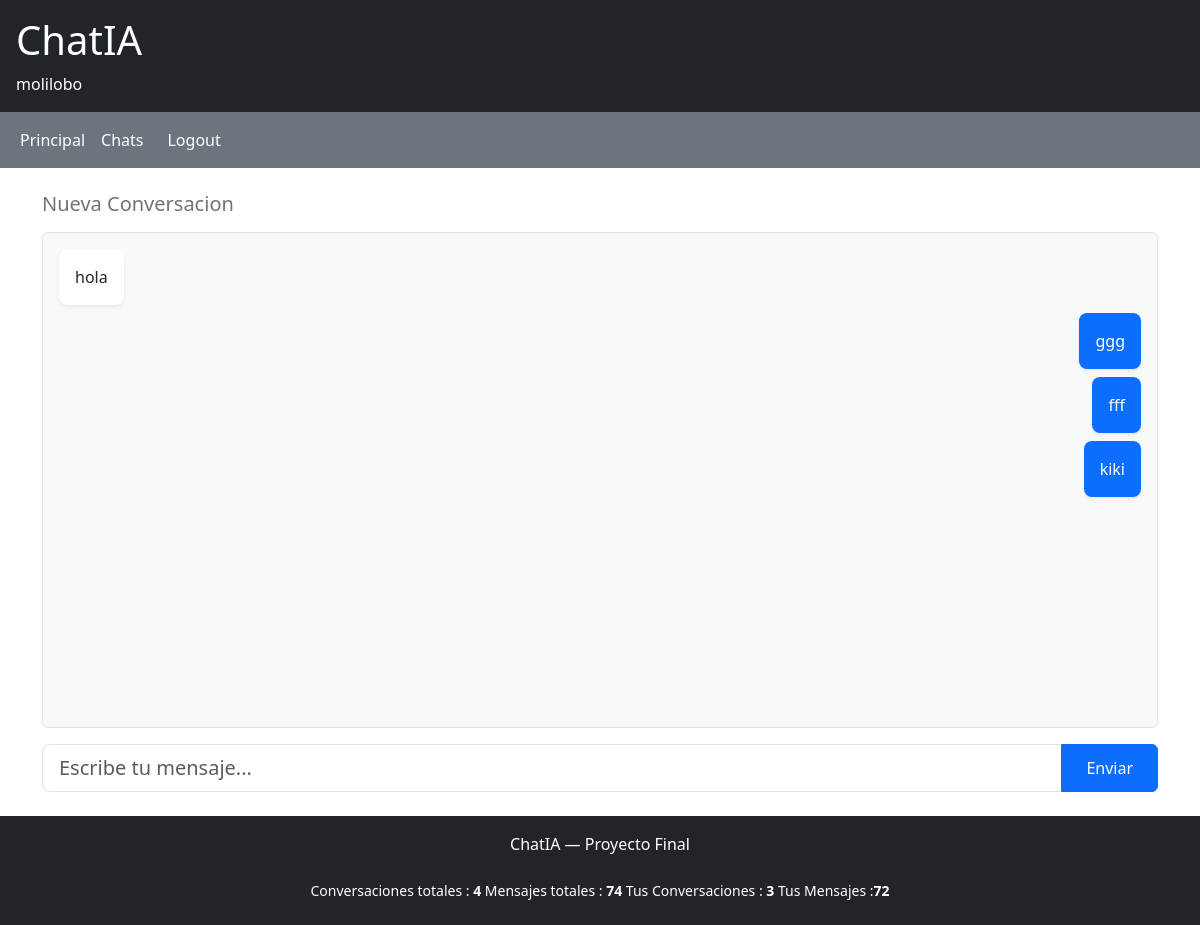
Page /chat/1/ (signed in) on the committed database.
### chat/models.py (models this page shows, shortened)
class Conversacion(models.Model):
        usuario = models.ForeignKey(User, on_delete=models.CASCADE)
        titulo  = models.CharField(max_length=100)
        creada = models.DateTimeField(auto_now_add=True)

class Mensaje(models.Model):
    ROL_CHOIZES = [
        ('User', 'Usuario'),
        ('assistant', 'Asistente'),
    ]
    conversacion = models.ForeignKey(Conversacion, on_delete=models.CASCADE)
    rol = models.CharField(max_length=20, choices=ROL_CHOIZES)
    contenido = models.TextField()
    creado = models.DateTimeField(auto_now_add=True)

### chat/views.py (the view, shortened to what this page needs)
# urls.py: path('chat/<int:id>/',views.chat_detalle,name='chat_detalle')
@login_required
def chat_detalle(request,id):
    conv = get_object_or_404(Conversacion,id=id,usuario=request.user)
    mensaje = conv.mensaje_set.order_by('creado')
    return render(request,"chat/chat_detalle.html",{
            'conv':conv,
            'mensaje':mensaje})

### chat/context_processor.py (called while the page is built)
def metricas_globales(request):
    total_conversaciones = Conversacion.objects.count()
    total_mensajes = Mensaje.objects.count()
    conv_usuarios = 0
    mensa_usuarios = 0
    if request.user.is_authenticated:
        conv_usuarios = Conversacion.objects.filter(usuario=request.user).count()
        mensa_usuarios = Mensaje.objects.filter(conversacion__usuario=request.user).count()
    return {
            'total_conversaciones': total_conversaciones,
            'total_mensajes': total_mensajes,
            'conv_usuario': conv_usuarios,
            'mensa_usuario': mensa_usuarios,
    }

### chat/templates/chat/chat_detalle.html (shortened to what this page needs)
{% extends "chat/base.html" %}
{% block content %}
<div class="d-flex flex-column" style="height: 75vh;">
    <h5 class="mb-3 text-secondary">{{ conv.titulo }}</h5>
    <div id="mensajes" class="flex-grow-1 overflow-auto mb-3 p-3 rounded"
         style="background:#f8f9fa; border: 1px solid #dee2e6;">
        {% if mensaje %}
            {% for msg in mensaje %}
                <div class="d-flex {% if msg.rol == 'User' %}justify-content-end{% else %}justify-content-start{% endif %} mb-2">
                    <div class="p-3 rounded-3 shadow-sm"
                         style="max-width:75%;
                                background: {% if msg.rol == 'User' %}#0d6efd{% else %}#ffffff{% endif %};
                                color: {% if msg.rol == 'User' %}#ffffff{% else %}#212529{% endif %};">
                        {{ msg.contenido }}
                    </div>
                </div>
            {% endfor %}
        {% else %}
            <p class="text-center text-muted mt-5">Escribe el primer mensaje.</p>
        {% endif %}
    </div>
<form hx-post="/chat/{{ conv.id }}/"
      hx-target="#mensajes"
      hx-swap="innerHTML"
      hx-on="htmx:afterRequest: this.reset()">
    <div class="input-group">
        <input type="text" name="mensaje" class="form-control form-control-lg"
               placeholder="Escribe tu mensaje..." autocomplete="off">
        <button class="btn btn-primary px-4" type="submit">Enviar</button>
    </div>
</form>
</div>
{% endblock %}

### chat/templates/chat/base.html (shortened to what this page needs)
<!DOCTYPE html>
<html lang="es">
<head>
    <link href="https://cdn.jsdelivr.net/npm/bootstrap@5.3.0/dist/css/bootstrap.min.css" rel="stylesheet">
</head>
<body class="d-flex flex-column min-vh-100">
<header class="bg-dark text-white p-3">
    <a href="/" class="text-white text-decoration-none"><h1>ChatIA</h1></a>
    {% if user.is_authenticated %}
        <span>{{ user.username }}</span>
    {% endif %}
</header>
<nav class="navbar navbar-expand bg-secondary">
    <div class = "container-fluid">
        <ul class="navbar-nav flex-row">
            <li class="nav-item"><a class="nav-link text-white" href="/">Principal</a></li>
            <li class="nav-item"><a class="nav-link text-white" href="/chat/">Chats</a></li>
            <li class="nav-item"><form method="post" action="/logout/" class="d-inline">
            <button type="submit" class=" nav-link text-white btn-link"
            style="text-decoration:none; padding: 8px 16px ">Logout</button>
                </form>
            </li>
        </ul>
    </div>
</nav>
<main class="container mt-4 flex-grow-1">
    {% block content %}
    {% endblock %}
</main>
<footer class="bg-dark text-white text-center p-3 mt-4">
    <p>ChatIA — Proyecto Final</p>
    <div class ="container py-2   text-center  small">
        <span> Conversaciones totales : <strong>{{ total_conversaciones }}</strong></span>
        <span> Mensajes totales : <strong>{{ total_mensajes }}</strong></span>
        {% if user.is_authenticated %}
            <span>Tus Conversaciones : <strong>{{ conv_usuario }}</strong></span>
            <span>Tus  Mensajes :<strong>{{ mensa_usuario }}</strong></span>
        {% endif %}
    </div>
</footer>
</body>
</html>

### rows in the picture
Conversacion: titulo "Nueva Conversacion"
Mensaje: contenido "hola"
Mensaje: contenido "ggg"
Mensaje: contenido "fff"
Mensaje: contenido "kiki"

### other values in the picture
{{ user.username }} "molilobo"
{{ total_conversaciones }} "4"
{{ total_mensajes }} "74"
{{ conv_usuario }} "3"
{{ mensa_usuario }} "72"
